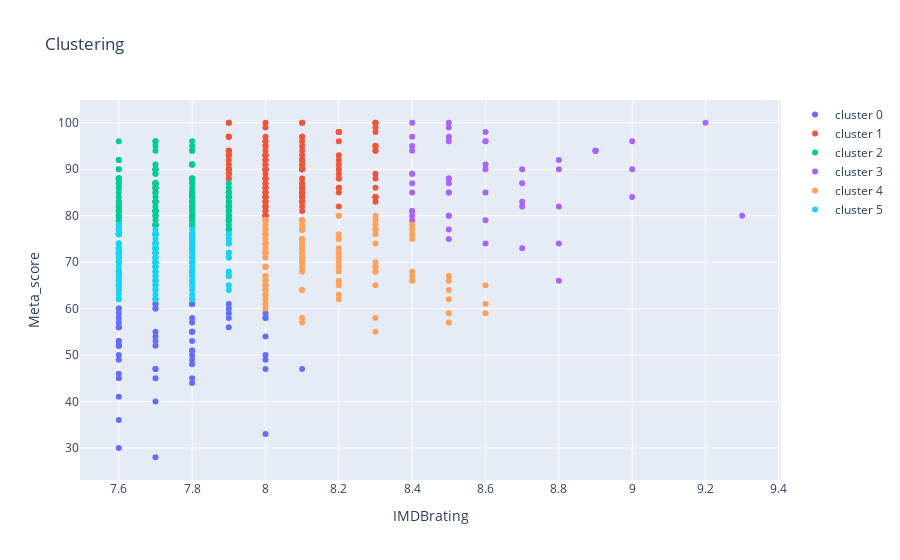

The notebook cell saved with this chart:
### Code cell
plot_data = []
for clus in set(data_km['cluster']):
    df = data_km[data_km['cluster'] == clus]
    plot_data.append(go.Scatter(x= df['IMDB_Rating'], y= df['Meta_score'], text=df["Series_Title"], name = 'cluster ' + str(clus), mode = 'markers'))

layout = go.Layout(xaxis = dict(title='IMDBrating'), yaxis = dict(title= 'Meta_score'), 
                   title = 'Clustering')
fig = go.Figure(data= plot_data, layout=layout)
plotly.offline.iplot(fig)

### Figure 1 — Plotly figure (JSON) as saved in the notebook; plotly's stock layout.template omitted (floating-point values rounded to 4 significant figures; data arrays with more than 128 entries replaced by an {"elided": "..."} marker saying what was removed)
{"data": [{"mode": "markers", "name": "cluster 0", "text": ["Pink Floyd: The Wall", "Bohemian Rhapsody", "My Name Is Khan", "Tropa de Elite", "Kal Ho Naa Ho", "Big Fish", "Bound by Honor", "Scent of a Woman", "Papillon", "Jojo Rabbit", "Les choristes", "Cowboy Bebop: Tengoku no tobira", "True Romance", "The Blues Brothers", "About Time", "La migliore offerta", "Taken", "The Boy in the Striped Pyjamas", "The Hobbit: An Unexpected Journey", "Adams æbler", "The Notebook", "The Count of Monte Cristo", "Remember the Titans", "The Boondock Saints", "The Game", "Tombstone", "The Sandlot", "Back to the Future Part II", "Predator", "Ferris Bueller's Day Off", "Kingsman: The Secret Service", "Kai po che!", "Flipped", "Lucky Number Slevin", "The Machinist", "Man on Fire", "The Last Samurai", "I Am Sam", "Das Experiment", "The Fifth Element", "Primal Fear", "Der Name der Rose", "First Blood", "Gifted", "Sherlock Holmes", "The Blind Side", "Seven Pounds", "300", "Watchmen", "Saw", "Jeux d'enfants", "Boksuneun naui geot", "The Butterfly Effect", "Blow", "Enemy at the Gates", "Fear and Loathing in Las Vegas", "Sleepers", "Lost Highway", "Die Hard: With a Vengeance", "Falling Down", "The Godfather: Part III", "Midnight Express", "Kelly's Heroes"], "type": "scatter", "x": [8.1, 8, 8, 8, 8, 8, 8, 8, 8, 7.9, 7.9, 7.9, 7.9, 7.9, 7.8, 7.8, 7.8, 7.8, 7.8, 7.8, 7.8, 7.8, 7.8, 7.8, 7.8, 7.8, 7.8, 7.8, 7.8, 7.8, 7.7, 7.7, 7.7, 7.7, 7.7, 7.7, 7.7, 7.7, 7.7, 7.7, 7.7, 7.7, 7.7, 7.6, 7.6, 7.6, 7.6, 7.6, 7.6, 7.6, 7.6, 7.6, 7.6, 7.6, 7.6, 7.6, 7.6, 7.6, 7.6, 7.6, 7.6, 7.6, 7.6], "y": [47, 49, 50, 33, 54, 58, 47, 59, 58, 58, 56, 61, 59, 60, 55, 49, 51, 55, 58, 51, 53, 61, 48, 44, 61, 50, 55, 57, 45, 61, 60, 40, 45, 53, 61, 47, 55, 28, 60, 52, 47, 54, 61, 60, 57, 53, 36, 52, 56, 46, 45, 56, 30, 52, 53, 41, 49, 52, 58, 56, 60, 59, 50]}, {"mode": "markers", "name": "cluster 1", "text": {"elided": "144 str values"}, "type": "scatter", "x": {"elided": "144 float values"}, "y": {"elided": "144 int values"}}, {"mode": "markers", "name": "cluster 2", "text": {"elided": "158 str values"}, "type": "scatter", "x": {"elided": "158 float values"}, "y": {"elided": "158 int values"}}, {"mode": "markers", "name": "cluster 3", "text": ["The Shawshank Redemption", "The Godfather", "The Dark Knight", "The Godfather: Part II", "12 Angry Men", "The Lord of the Rings: The Return of the King", "Pulp Fiction", "Schindler's List", "Inception", "Fight Club", "The Lord of the Rings: The Fellowship of the Ring", "Forrest Gump", "Il buono, il brutto, il cattivo", "The Lord of the Rings: The Two Towers", "The Matrix", "Goodfellas", "Star Wars: Episode V - The Empire Strikes Back", "One Flew Over the Cuckoo's Nest", "Gisaengchung", "Interstellar", "Cidade de Deus", "Sen to Chihiro no kamikakushi", "Saving Private Ryan", "The Silence of the Lambs", "Star Wars", "Shichinin no samurai", "Whiplash", "The Departed", "The Pianist", "The Usual Suspects", "The Lion King", "Terminator 2: Judgment Day", "Nuovo Cinema Paradiso", "Back to the Future", "Once Upon a Time in the West", "Psycho", "Casablanca", "Modern Times", "City Lights", "Kimi no na wa.", "Spider-Man: Into the Spider-Verse", "Coco", "Django Unchained", "WALL·E", "The Lives of Others", "Memento", "Raiders of the Lost Ark", "Apocalypse Now", "Alien", "Dr. Strangelove or: How I Learned to Stop Worrying and Love the Bomb", "Rear Window"], "type": "scatter", "x": [9.3, 9.2, 9, 9, 9, 8.9, 8.9, 8.9, 8.8, 8.8, 8.8, 8.8, 8.8, 8.7, 8.7, 8.7, 8.7, 8.7, 8.6, 8.6, 8.6, 8.6, 8.6, 8.6, 8.6, 8.6, 8.5, 8.5, 8.5, 8.5, 8.5, 8.5, 8.5, 8.5, 8.5, 8.5, 8.5, 8.5, 8.5, 8.4, 8.4, 8.4, 8.4, 8.4, 8.4, 8.4, 8.4, 8.4, 8.4, 8.4, 8.4], "y": [80, 100, 84, 90, 96, 94, 94, 94, 74, 66, 92, 82, 90, 87, 73, 90, 82, 83, 96, 74, 79, 96, 91, 85, 90, 98, 88, 85, 85, 77, 88, 75, 80, 87, 80, 97, 100, 96, 99, 79, 87, 81, 81, 95, 89, 80, 85, 94, 89, 97, 100]}, {"mode": "markers", "name": "cluster 4", "text": ["The Green Mile", "La vita è bella", "Se7en", "Joker", "The Intouchables", "The Prestige", "Gladiator", "American History X", "Léon", "Capharnaüm", "Avengers: Endgame", "Avengers: Infinity War", "The Dark Knight Rises", "3 Idiots", "Oldeuboi", "Mononoke-hime", "The Shining", "1917", "Jagten", "Incendies", "Inglourious Basterds", "Amélie", "Snatch", "Requiem for a Dream", "Good Will Hunting", "Bacheha-Ye aseman", "Braveheart", "Reservoir Dogs", "Full Metal Jacket", "Scarface", "Star Wars: Episode VI - Return of the Jedi", "A Clockwork Orange", "Per qualche dollaro in più", "Green Book", "El secreto de sus ojos", "Warrior", "Shutter Island", "The Wolf of Wall Street", "Chak De! India", "V for Vendetta", "Batman Begins", "Hauru no ugoku shiro", "A Beautiful Mind", "Lock, Stock and Two Smoking Barrels", "Heat", "Casino", "Indiana Jones and the Last Crusade", "Die Hard", "Dial M for Murder", "Mommy", "Logan", "Relatos salvajes", "Gone Girl", "Hacksaw Ridge", "Rush", "Prisoners", "Gran Torino", "Okuribito", "How to Train Your Dragon", "Into the Wild", "Hotel Rwanda", "Taegukgi hwinalrimyeo", "Kill Bill: Vol. 1", "Catch Me If You Can", "Monsters, Inc.", "The Sixth Sense", "La leggenda del pianista sull'oceano", "Crna macka, beli macor", "The Big Lebowski", "Before Sunrise", "Chung Hing sam lam", "Jurassic Park", "Dead Poets Society", "Stand by Me", "Paris, Texas", "The Thing", "Life of Brian", "Rocky", "Paper Moon", "What Ever Happened to Baby Jane?", "Ace in the Hole", "Mr. Smith Goes to Washington", "Lion", "Zootopia", "Wonder", "Gully Boy", "Serbuan maut 2: Berandal", "The Imitation Game", "Guardians of the Galaxy", "The Revenant", "The Perks of Being a Wallflower", "The Help", "Deadpool", "Black Swan", "The Avengers", "The Pursuit of Happyness", "Blood Diamond", "Bin-jip", "Sin City", "Mar adentro", "Cinderella Man", "Mou gaan dou", "Pirates of the Caribbean: The Curse of the Black Pearl", "Dogville", "Magnolia", "Dancer in the Dark", "Twelve Monkeys", "Kôkaku Kidôtai", "Groundhog Day", "JFK", "Dances with Wolves", "Rain Man", "The Princess Bride", "Der Himmel über Berlin", "Gandhi", "Fiddler on the Roof", "Butch Cassidy and the Sundance Kid", "Planet of the Apes", "The Sound of Music", "Doctor Zhivago", "Per un pugno di dollari"], "type": "scatter", "x": [8.6, 8.6, 8.6, 8.5, 8.5, 8.5, 8.5, 8.5, 8.5, 8.4, 8.4, 8.4, 8.4, 8.4, 8.4, 8.4, 8.4, 8.3, 8.3, 8.3, 8.3, 8.3, 8.3, 8.3, 8.3, 8.3, 8.3, 8.3, 8.3, 8.3, 8.3, 8.3, 8.3, 8.2, 8.2, 8.2, 8.2, 8.2, 8.2, 8.2, 8.2, 8.2, 8.2, 8.2, 8.2, 8.2, 8.2, 8.2, 8.2, 8.1, 8.1, 8.1, 8.1, 8.1, 8.1, 8.1, 8.1, 8.1, 8.1, 8.1, 8.1, 8.1, 8.1, 8.1, 8.1, 8.1, 8.1, 8.1, 8.1, 8.1, 8.1, 8.1, 8.1, 8.1, 8.1, 8.1, 8.1, 8.1, 8.1, 8.1, 8.1, 8.1, 8, 8, 8, 8, 8, 8, 8, 8, 8, 8, 8, 8, 8, 8, 8, 8, 8, 8, 8, 8, 8, 8, 8, 8, 8, 8, 8, 8, 8, 8, 8, 8, 8, 8, 8, 8, 8, 8, 8], "y": [61, 59, 65, 59, 57, 66, 67, 62, 64, 75, 78, 68, 78, 67, 77, 76, 66, 78, 77, 80, 69, 69, 55, 68, 70, 77, 68, 79, 76, 65, 58, 77, 74, 69, 80, 71, 63, 75, 68, 62, 70, 80, 72, 66, 76, 73, 65, 72, 75, 74, 77, 77, 79, 71, 74, 70, 72, 68, 75, 73, 79, 64, 69, 75, 79, 64, 58, 73, 71, 77, 77, 68, 79, 75, 78, 57, 77, 70, 77, 75, 72, 73, 69, 78, 66, 65, 71, 73, 76, 76, 67, 62, 65, 79, 69, 64, 64, 72, 74, 74, 69, 75, 63, 60, 77, 61, 74, 76, 72, 72, 72, 65, 77, 79, 79, 67, 66, 79, 63, 69, 65]}, {"mode": "markers", "name": "cluster 5", "text": {"elided": "177 str values"}, "type": "scatter", "x": {"elided": "177 float values"}, "y": {"elided": "177 int values"}}], "layout": {"title": {"text": "Clustering"}, "xaxis": {"title": {"text": "IMDBrating"}}, "yaxis": {"title": {"text": "Meta_score"}}}}
